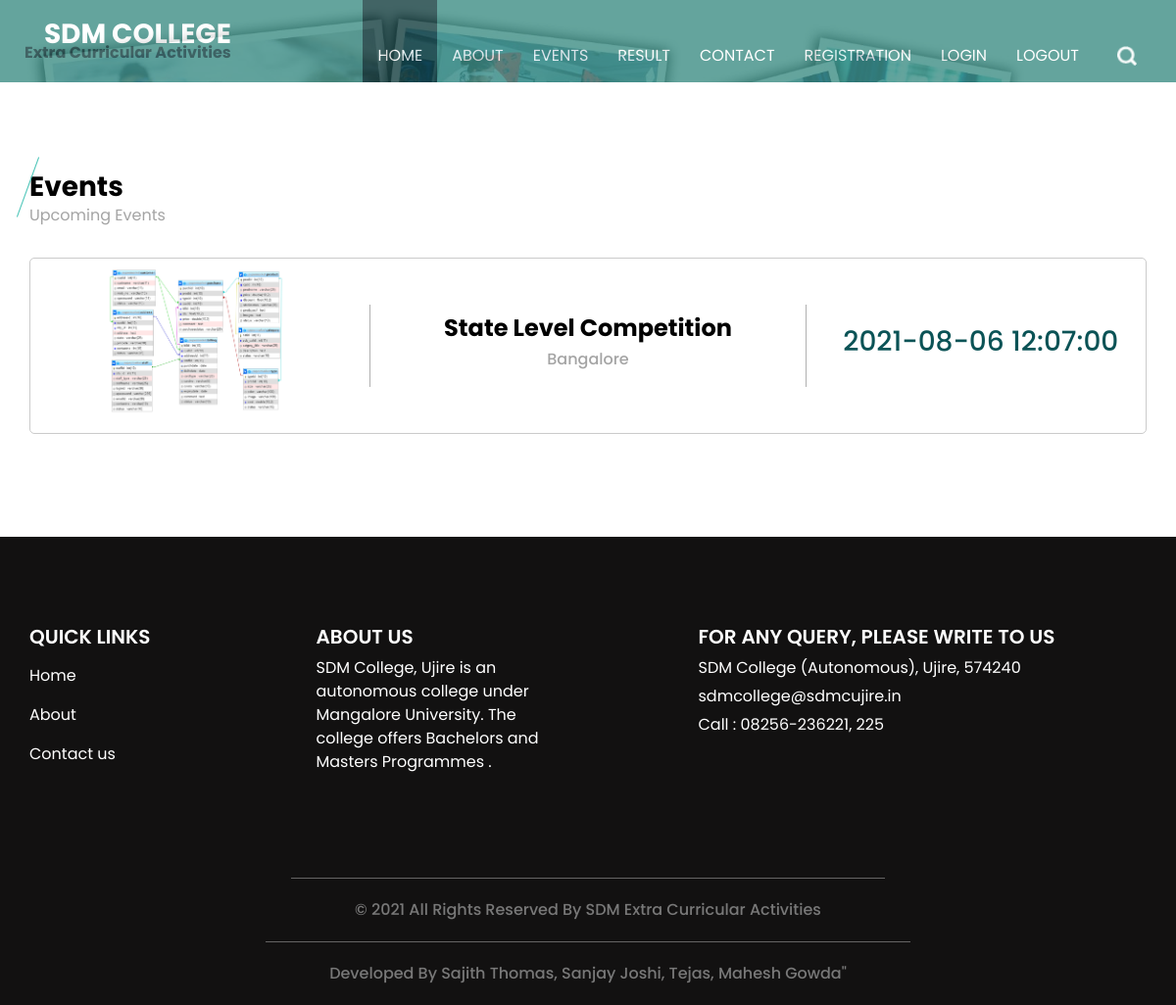
/event.php, run on the app's committed database.
### tables this page shows
CREATE TABLE `event` (
  `event_id` bigint(20) NOT NULL,
  `event_type_id` int(11) NOT NULL,
  `event_title` varchar(300) NOT NULL,
  `event_description` text NOT NULL,
  `event_rules` text NOT NULL,
  `event_banner` varchar(300) NOT NULL,
  `department_id` int(11) NOT NULL,
  `course_id` int(11) NOT NULL,
  `st_class` varchar(20) NOT NULL,
  `event_date_time` datetime NOT NULL,
  `event_venue` text NOT NULL,
  `staff_id` int(11) NOT NULL,
  `event_status` varchar(10) NOT NULL
);

### event.php (the view, shortened to what this page needs)
<?php
include("header.php");
?>
  <section class="event_section layout_padding">
    <div class="container">
      <div class="heading_container">
        <h3>
          Events
        </h3>
        <p>
          Upcoming Events
        </p>
      </div>
      <?php
		    $sqlview = "SELECT * FROM  event ";
		    $qsqlview = mysqli_query($con,$sqlview);
	    	while($rsview = mysqli_fetch_array($qsqlview))
		    {
          ?>
      <div class="event_container">
        <div class="box">
          <div class="img-box">
           <h5>
		  <?php
      $imge=$rsview['event_banner'];
      echo '<img src="imgbanner/' .$imge .'" width="150" height="150">';
      ?>
		   </h5>
          </div>
          <div class="detail-box">
            <h4>
            <?php echo "{$rsview['event_title']}";?>
            </h4>
            <h6>
              <?php echo "{$rsview['event_venue']}";?>
            </h6>
          </div>
          <div class="date-box">
            <h3>
            <?php echo "{$rsview['event_date_time']}";?>
            </h3>
          </div>
        </div>
        <?php
      }
        ?>
    </div>
  </section>
<?php
include("footer.php");
?>

### css/style.css (style rules this page uses)
body { font-family: "Poppins", sans-serif; color: #000000; background-color: #ffffff; }
.layout_padding { padding: 90px 0; }
.heading_container { display: -webkit-box; display: -ms-flexbox; display: flex; -webkit-box-orient: vertical; -webkit-box-direction: normal; -ms-flex-direction: column; flex-direction: column; -webkit-box-align: start; -ms-flex-align: start; align-items: flex-start; }
.heading_container h3 { font-weight: bold; position: relative; margin-bottom: 15px; }
.heading_container h3::before { content: ""; position: absolute; top: 50%; left: 2px; width: 1px; height: 65px; background-color: #4bc5b8; -webkit-transform: translateY(-50%) rotate(20deg); transform: translateY(-50%) rotate(20deg); }
.event_section .heading_container h3 { margin-bottom: 0; }
.event_section .heading_container h3::before { left: -2px; }
.event_section p { color: #a4a4a4; }
.event_section .event_container .box { display: -webkit-box; display: -ms-flexbox; display: flex; -webkit-box-align: center; -ms-flex-align: center; align-items: center; border: 1px solid #cbcbcb; margin: 15px 0; border-radius: 5px; }
.event_section .event_container .box > div { -webkit-box-flex: 1; -ms-flex: 1; flex: 1; display: -webkit-box; display: -ms-flexbox; display: flex; -webkit-box-orient: vertical; -webkit-box-direction: normal; -ms-flex-direction: column; flex-direction: column; -webkit-box-align: center; -ms-flex-align: center; align-items: center; -webkit-box-pack: center; -ms-flex-pack: center; justify-content: center; margin: 10px; }
.event_section .event_container .box .img-box img { width: 100%; }
.event_section .event_container .box .detail-box { border-left: 1px solid #b0b0b0; border-right: 1px solid #b0b0b0; -webkit-box-flex: 1.4; -ms-flex: 1.4; flex: 1.4; padding: 10px 0; }
.event_section .event_container .box .detail-box h4 { font-weight: bold; }
.event_section .event_container .box .detail-box h6 { color: #a4a4a4; }
.event_section .event_container .box .date-box h3 { color: #0b5356; }

### css/responsive.css (style rules this page uses)
@media (min-width: 1200px) { .container { max-width: 1170px; } }

### data on the page
event: event_banner (picture), event_title "State Level Competition", event_venue "Bangalore", event_date_time "2021-08-06 12:07:00"
